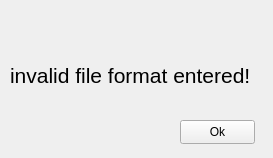
<?xml version="1.0" encoding="UTF-8"?>
<ui version="4.0">
 <class>ErrorForm</class>
 <widget class="QWidget" name="ErrorForm">
  <property name="geometry">
   <rect>
    <x>0</x>
    <y>0</y>
    <width>273</width>
    <height>158</height>
   </rect>
  </property>
  <property name="windowTitle">
   <string>Form</string>
  </property>
  <widget class="QLabel" name="label">
   <property name="geometry">
    <rect>
     <x>10</x>
     <y>50</y>
     <width>261</width>
     <height>51</height>
    </rect>
   </property>
   <property name="text">
    <string>&lt;html&gt;&lt;head/&gt;&lt;body&gt;&lt;p&gt;&lt;span style=&quot; font-size:16pt;&quot;&gt;invalid file format entered!&lt;/span&gt;&lt;/p&gt;&lt;/body&gt;&lt;/html&gt;</string>
   </property>
  </widget>
  <widget class="QPushButton" name="btnExit">
   <property name="geometry">
    <rect>
     <x>180</x>
     <y>120</y>
     <width>75</width>
     <height>24</height>
    </rect>
   </property>
   <property name="text">
    <string>Ok</string>
   </property>
  </widget>
 </widget>
 <resources/>
 <connections/>
</ui>
